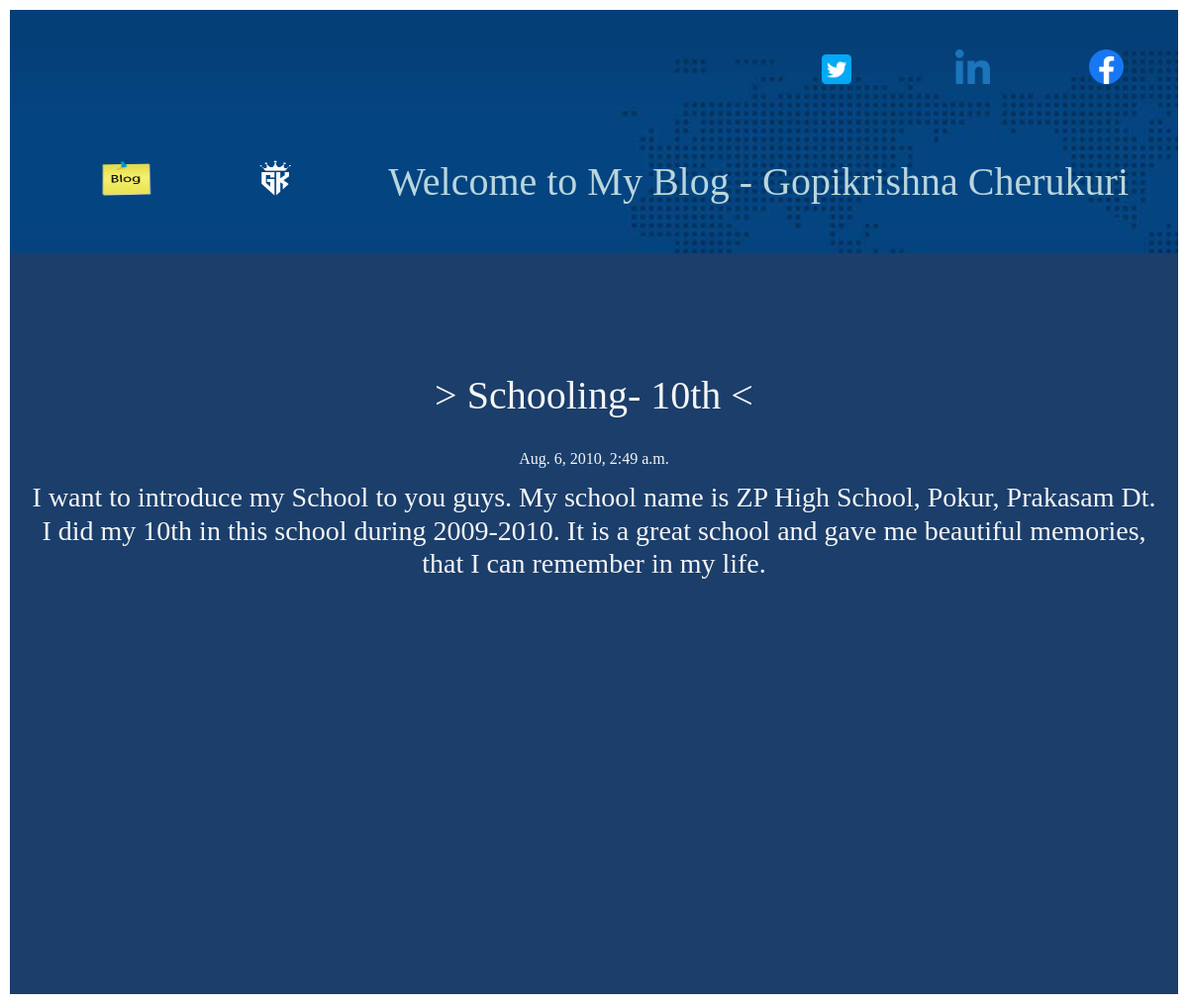
The page /blog/6/ on the database its author committed.
### Blog/models.py (models this page shows, shortened)
class Blog(models.Model):
    title = models.CharField(max_length=100)
    date = models.DateTimeField()
    description = models.TextField(max_length=1000)

### Blog/views.py (the view)
# urls.py: path('<int:blog_id>/', views.blog_details, name='blog_details'),
def blog_details(request, blog_id):
    blog=get_object_or_404(Blog, pk=blog_id)
    return render(request, 'Blog/blog_details.html', {'blog':blog})

### Blog/templates/Blog/blog_details.html (shortened to what this page needs)
{% include "Portfolio/head.html" %}
{% load static %}
<div class="details">
    <h1 style="padding:20px"> > {{ blog.title }} <</h1>
    {{ blog.date}}
    <div style="padding:5px">
    <h3>{{ blog.description }}</h3>
    </div>
</div>

### Blog/templates/Blog/blog_details.html (style rules this page uses)
.details { color: whitesmoke; text-align: center; background-color: rgb(27, 62, 107);; padding-bottom: 400px; padding-top: 100px; font-family: 'Agency FB'; }

### rows shown on the page
Blog: title "Schooling- 10th", date "Aug. 6, 2010, 2:49 a.m.", description "I want to introduce my School to you guys. My school name is ZP High School, Pokur, Prakasam Dt. I did my 10th in this school during 2009-2010. It is a great school and gave me beautiful memories, that I can remember in my life."
